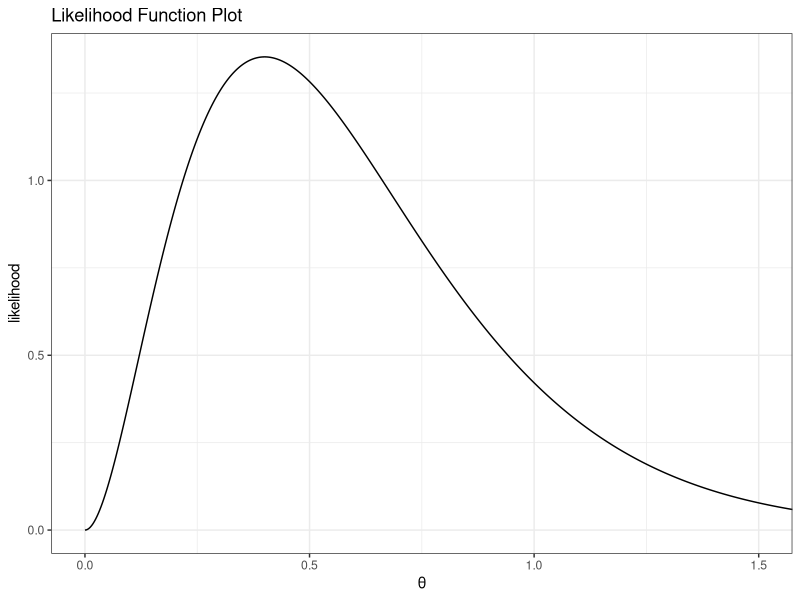
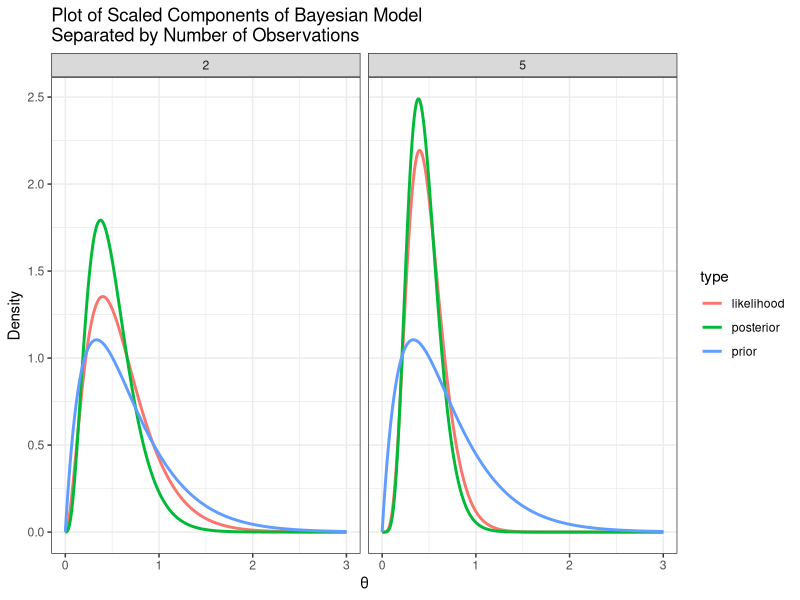
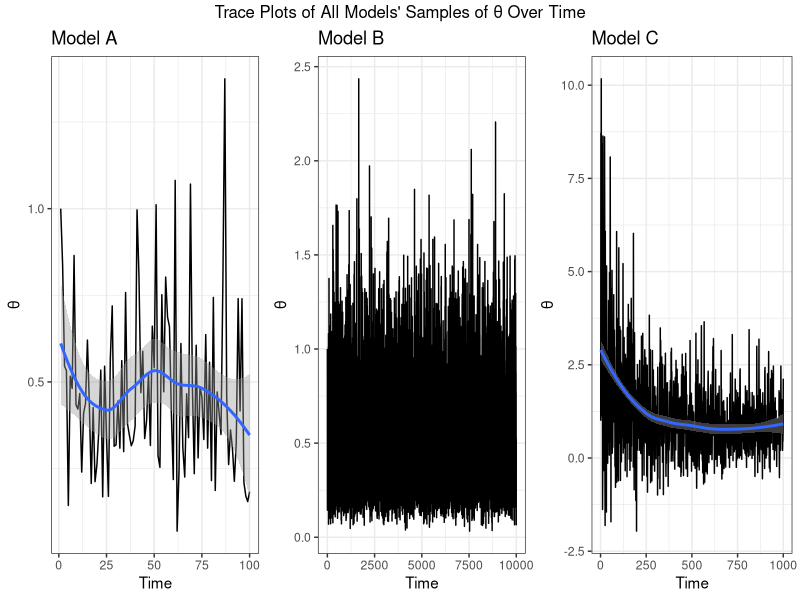
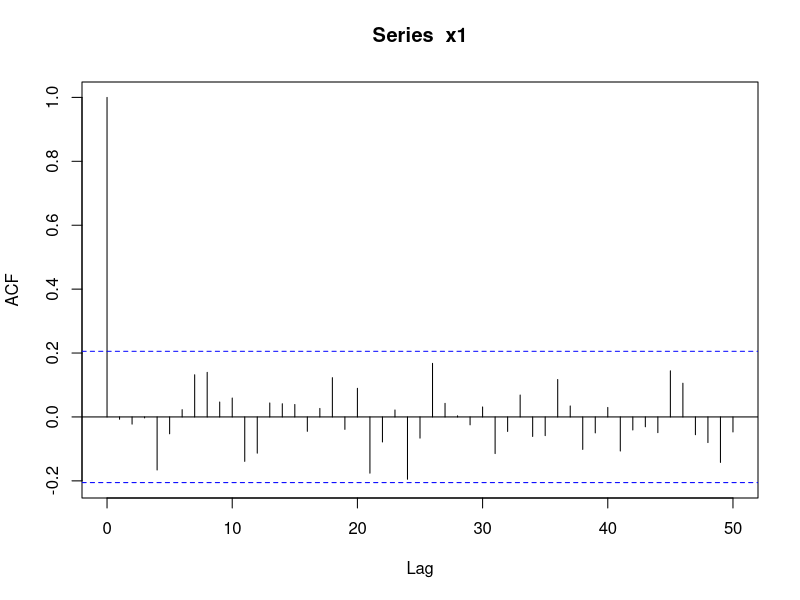
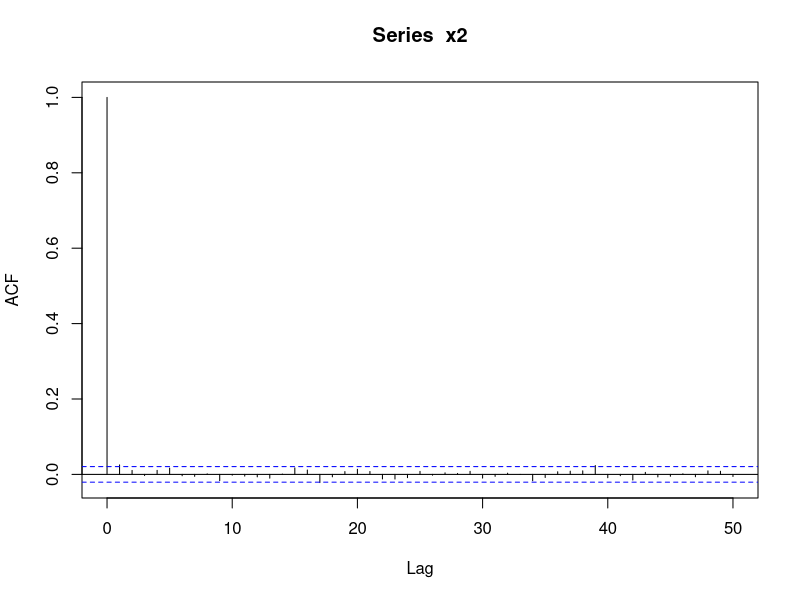
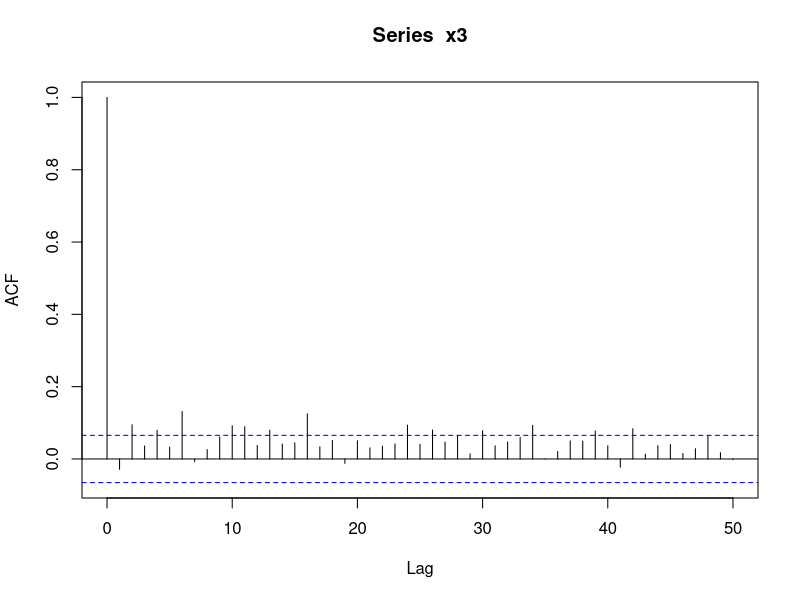
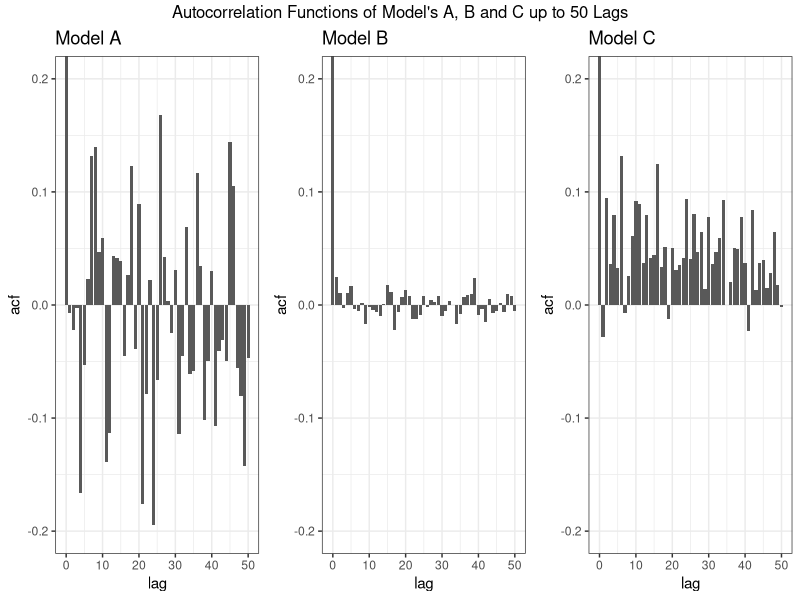
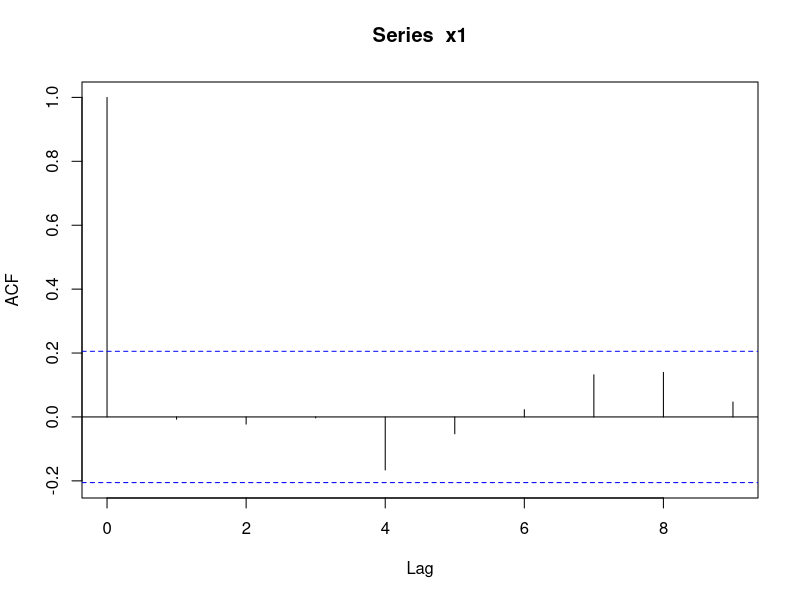

These charts were generated, in order, by the following R code:
#load packages and set ggplot theme
library(pracma)
library(tidyverse)
library(gridExtra)
ggplot2::theme_set(theme_bw())



# used to create our prior, likelihood and posterior for our model.
# We use the scaled values for plotting
get_bayesian_fns=function(theta,y,alpha,beta,n){
  prior_fn=function(theta,alpha,beta){
     return(theta^(alpha-1)*exp(-beta*theta))
  }
  prior=prior_fn(theta,alpha,beta)
  prior_scaled=prior/trapz(theta,prior)
  # 
  lh_fn=function(theta,n,y){
    return(theta^(n) * exp(-theta*sum(y)) )
  }
  likelihood=lh_fn(theta,n,y)
  likelihood_scaled=likelihood/trapz(theta,likelihood)
  
  posterior_fn=function(theta,y,alpha,beta,n){
    alpha_1=alpha+n
    beta_1=beta+sum(y)
    return(theta^(alpha_1-1)*exp(-beta_1*theta))
  }
  
  
  posterior=posterior_fn(theta,y,alpha,beta,n)
  posterior_scaled=posterior/trapz(theta,posterior)
  
  df=data.frame(x=theta,likelihood=likelihood,likelihood_scaled=likelihood_scaled,
                prior=prior,prior_scaled=prior_scaled,
                posterior=posterior,posterior_scaled=posterior_scaled)
  
  df=df[-c(2,4,6)]
  names(df)=gsub("_scaled","",names(df))
  df$obs=as.factor(n)
  return(df)
}

# initialise variables and pass into function defined above
y_2=c(1.5,3.5)
y_5=c(2.5,2.5,2.5,2.5,2.5)
# we want to create plots for values of theta between 0 and 3
theta=seq(0,3,length.out=1000)
alpha=2
beta=3

# create the datasets of our prior, likelihood and posterior for n=2 and n=5
# observations so we can compare
model_2_samples=get_bayesian_fns(theta,y_2,alpha,beta,2)
model_5_samples=get_bayesian_fns(theta,y_5,alpha,beta,5)
df=rbind(model_2_samples,model_5_samples)
 df_long=df%>%
   pivot_longer(likelihood:posterior,names_to = "type",values_to = "value")

 
# Likelihood function plot for n=2 observations 
ggplot(model_2_samples,aes(x,likelihood))+geom_line()+labs(x="θ",title="Likelihood Function Plot")+coord_cartesian(xlim=c(0,1.5))


# plot prior, likelihood and posterior for n=2 and n=5 observations
ggplot(data=df_long,aes(x,value))+geom_line(aes(color=type),linewidth=1)+
  theme_bw()+labs(
  x="θ",y="Density",title="Plot of Scaled Components of Bayesian Model
Separated by Number of Observations")+facet_wrap(~obs,ncol=2)#+coord_cartesian(ylim=c(0,2.5))

# define gibbs sampler 
gibbs_sampler = function(N, alpha, alpha_1, beta_1, y, init_beta,init_theta) {
  theta=rep(NA,N)
  beta=rep(NA,N)
  
  theta[1]=init_theta
  beta[1]=init_beta
  for (i in 2:N) {
    
    beta[i]=rgamma(1,alpha_1,theta[i-1]+beta_1)
    
    theta[i]=rgamma(1,length(y)+alpha,sum(y)+beta[i])
    
    
  }
  return(data.frame(t=1:N,theta = theta, beta = beta))
  
  
}
# define sampler with inferior performance
gibbs_sampler2 = function(N, alpha, alpha_1, beta_1, y, init_beta,init_theta) {
  theta=rep(NA,N)
  beta=rep(NA,N)
  
  theta[1]=init_theta
  beta[1]=init_beta
  for (i in 2:N) {
    
    beta[i]=rgamma(1,alpha_1,theta[i-1]+beta_1+rpois(1,3/sqrt(i)))
    
    theta[i]=rgamma(1,length(y)+alpha+rpois(1,3/sqrt(i)),sum(y)+beta[i])+
      rnorm(1,0,10/sqrt(i))+
      rpois(1,8/sqrt(i))+
      rnorm(1,0.99^i,5/sqrt(i))
    
    
  }
  return(data.frame(t=1:N,theta = theta, beta = beta))
}


# initialise values and call the samplers

alpha=2
alpha_1=40
beta_1=15
init_beta=1
init_theta=1
y=c(1.5,3.5)

set.seed(123)
samples_100=gibbs_sampler(100,alpha,alpha_1,beta_1,y,init_beta,init_theta)
set.seed(123)
samples_10000=gibbs_sampler(10000,alpha,alpha_1,beta_1,y,init_beta,init_theta)

set.seed(123)
samples_other = gibbs_sampler2(1000,alpha,alpha_1,beta_1,y,init_beta,init_theta)

samples_100$chain=as.factor("100")
samples_10000$chain=as.factor("10000")
samples_other$chain=as.factor("other")

samples=rbind(samples_100,samples_10000,samples_other)

#trace plots of MCMC chains
trace_model_A=ggplot(samples_100,aes(t,theta))+geom_line()+geom_smooth(method="loess")+
  labs(x="Time",y="θ",title="Model A")
trace_model_B=ggplot(samples_10000,aes(t,theta))+geom_line()+geom_smooth(method="loess")+
  labs(x="Time",y="θ",title="Model B") 
trace_model_C=ggplot(samples_other,aes(t,theta))+geom_line()+geom_smooth(method="loess")+
  labs(x="Time",y="θ",title="Model C")
grid.arrange(trace_model_A,trace_model_B,trace_model_C,top=
               "Trace Plots of All Models' Samples of θ Over Time",ncol=3)









# Drop first 10% from each chain as 'burn-in' and use the rest in calculations
# also split remaining data into first 20% and last 50% for comparing means of 
# subsequences
x1=samples_100[10:100,2]
x11=x1[1:18]
x21=x1[45:90]

x2=samples_10000[1001:10000,2]
x12=x2[1:1800]
x22=x2[4501:9000]


x3=samples_other[101:1000,2]
x13=x3[1:180]
x23=x3[451:900]

# Z scores for Geweke's convergence diagnostic
z_1=(mean(x11)-mean(x21))/sqrt((var(x11)/length(x11))+(var(x21)/length(x21)) )

z_2=(mean(x12)-mean(x22))/sqrt((var(x12)/length(x12))+(var(x22)/length(x22)) )

z_3=(mean(x13)-mean(x23))/sqrt((var(x13)/length(x13))+(var(x23)/length(x23)) )

# Plot ACF up to 50 lags for each series
acf1=acf(x1,lag.max=50)
acf1=data.frame(lag=acf1$lag,acf=acf1$acf)
acf2=acf(x2,lag.max=50)
acf2=data.frame(lag=acf2$lag,acf=acf2$acf)
acf3=acf(x3,lag.max=50)
acf3=data.frame(lag=acf3$lag,acf=acf3$acf)

p1=ggplot(acf1,aes(lag,acf))+geom_bar(stat="identity")+coord_cartesian(ylim=c(-0.2,.2))+labs(title="Model A")
p2=ggplot(acf2,aes(lag,acf))+geom_bar(stat="identity")+coord_cartesian(ylim=c(-0.2,.2))+labs(title="Model B")
p3=ggplot(acf3,aes(lag,acf))+geom_bar(stat="identity")+coord_cartesian(ylim=c(-0.2,.2))+labs(title="Model C")


gridExtra::grid.arrange(p1,p2,p3,ncol=3,top="Autocorrelation Functions of Model's A, B and C up to 50 Lags")


# Now calculate ACF series for each chain, using n/10 as number of lags to
# be calculated
acf1=acf(x1,lag.max=9)$acf
acf2=acf(x2,lag.max=900)$acf
acf3=acf(x3,lag.max=90)$acf

# Calculate ESS using the ACF values

ess1=length(x1)/(1+2*sum(acf1))
ess2=length(x2)/(1+2*sum(acf2))
ess3=length(x3)/(1+2*sum(acf3))


# Calculate standard error for each chain
mcmcse1=sqrt(var(x1)/(100*ess1/length(x1)))
mcmcse2=sqrt(var(x2)/(100*ess2/length(x2)))
mcmcse3=sqrt(var(x3)/(100*ess3/length(x3)))
